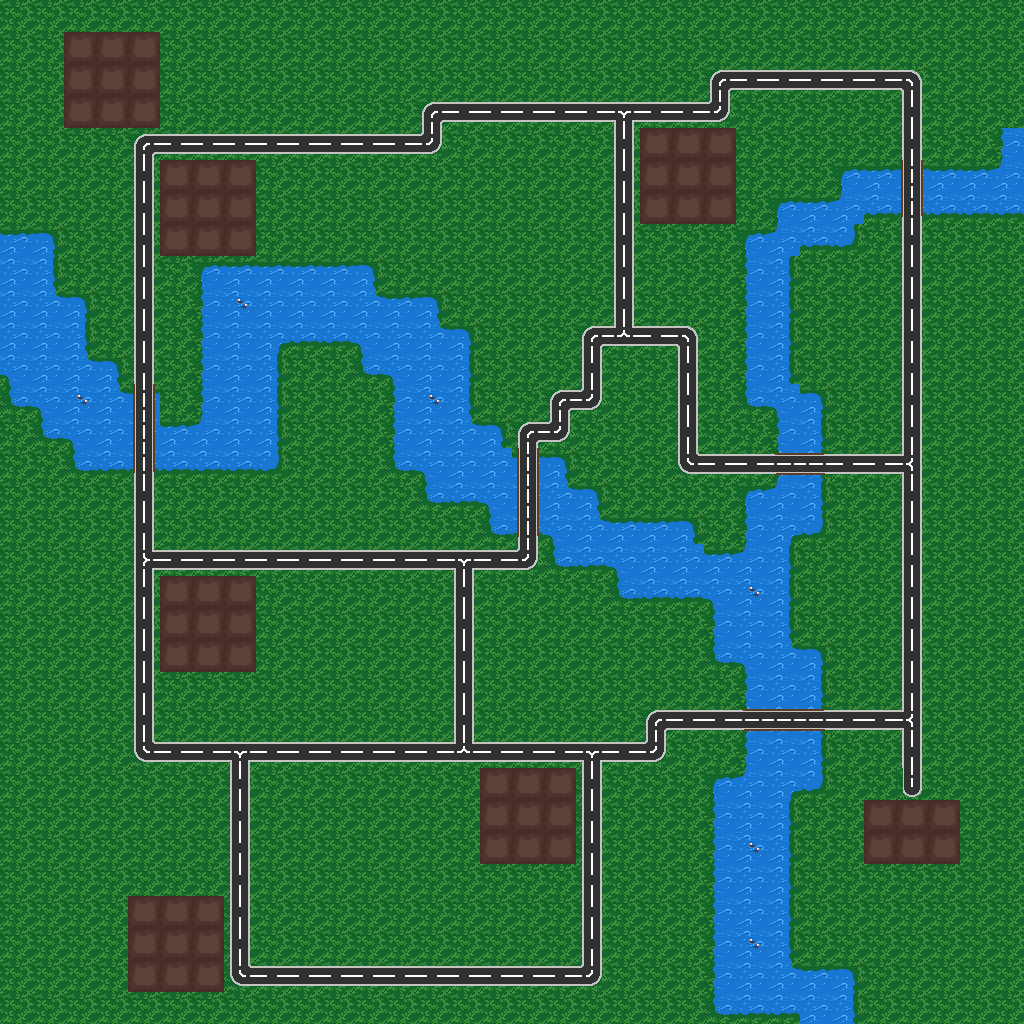

A level layout from a 2D game, rendered from its tile map. Below: a short description, then the map file with tile-grid data replaced by summaries:
An orthogonal 32x32 tile map with 32x32 px tiles, 1 tile layer (Tile Layer 1).

<map version="1.2" tiledversion="1.3.2" orientation="orthogonal" renderorder="right-down" compressionlevel="0" width="32" height="32" tilewidth="32" tileheight="32" infinite="0" nextlayerid="2" nextobjectid="1">
 <tileset firstgid="1" name="Tiles" tilewidth="32" tileheight="32" tilecount="52" columns="13">
  <image source="Tiles.png" width="416" height="128" />
  <tile id="0">
   <properties>
    <property name="blocked" type="bool" value="false" />
    <property name="speedFactor" type="float" value="1" />
   </properties>
  </tile>
  <tile id="1">
   <properties>
    <property name="blocked" type="bool" value="false" />
    <property name="speedFactor" type="float" value="1" />
   </properties>
  </tile>
  <tile id="2">
   <properties>
    <property name="blocked" type="bool" value="false" />
    <property name="speedFactor" type="float" value="1" />
   </properties>
  </tile>
  <tile id="3">
   <properties>
    <property name="blocked" type="bool" value="false" />
    <property name="speedFactor" type="float" value="1" />
   </properties>
  </tile>
  <tile id="4">
   <properties>
    <property name="blocked" type="bool" value="false" />
    <property name="speedFactor" type="float" value="1" />
   </properties>
  </tile>
  <tile id="5">
   <properties>
    <property name="blocked" type="bool" value="false" />
    <property name="speedFactor" type="float" value="1" />
   </properties>
  </tile>
  <tile id="6">
   <properties>
    <property name="blocked" type="bool" value="false" />
    <property name="speedFactor" type="float" value="1" />
   </properties>
  </tile>
  <tile id="7">
   <properties>
    <property name="blocked" type="bool" value="false" />
    <property name="speedFactor" type="float" value="1" />
   </properties>
  </tile>
  <tile id="8">
   <properties>
    <property name="blocked" type="bool" value="false" />
    <property name="speedFactor" type="float" value="1" />
   </properties>
  </tile>
  <tile id="9">
   <properties>
    <property name="blocked" type="bool" value="false" />
    <property name="speedFactor" type="float" value="1" />
   </properties>
  </tile>
  <tile id="10">
   <properties>
    <property name="blocked" type="bool" value="false" />
    <property name="speedFactor" type="float" value="1" />
   </properties>
  </tile>
  <tile id="11">
   <properties>
    <property name="blocked" type="bool" value="false" />
    <property name="speedFactor" type="float" value="1" />
   </properties>
  </tile>
  <tile id="12">
   <properties>
    <property name="blocked" type="bool" value="false" />
    <property name="speedFactor" type="float" value="1" />
   </properties>
  </tile>
  <tile id="13">
   <properties>
    <property name="blocked" type="bool" value="false" />
    <property name="speedFactor" type="float" value="1" />
   </properties>
  </tile>
  <tile id="14">
   <properties>
    <property name="blocked" type="bool" value="false" />
    <property name="speedFactor" type="float" value="1" />
   </properties>
  </tile>
  <tile id="15">
   <properties>
    <property name="blocked" type="bool" value="true" />
    <property name="speedFactor" type="float" value="0" />
   </properties>
  </tile>
  <tile id="16">
   <properties>
    <property name="blocked" type="bool" value="true" />
    <property name="speedFactor" type="float" value="0" />
   </properties>
  </tile>
  <tile id="17">
   <properties>
    <property name="blocked" type="bool" value="true" />
    <property name="speedFactor" type="float" value="0" />
   </properties>
  </tile>
  <tile id="18">
   <properties>
    <property name="blocked" type="bool" value="true" />
    <property name="speedFactor" type="float" value="0" />
   </properties>
  </tile>
  <tile id="19">
   <properties>
    <property name="blocked" type="bool" value="true" />
    <property name="speedFactor" type="float" value="0" />
   </properties>
  </tile>
  <tile id="20">
   <properties>
    <property name="blocked" type="bool" value="true" />
    <property name="speedFactor" type="float" value="0" />
   </properties>
  </tile>
  <tile id="21">
   <properties>
    <property name="blocked" type="bool" value="true" />
    <property name="speedFactor" type="float" value="0" />
   </properties>
  </tile>
  <tile id="22">
   <properties>
    <property name="blocked" type="bool" value="true" />
    <property name="speedFactor" type="float" value="0" />
   </properties>
  </tile>
  <tile id="23">
   <properties>
    <property name="blocked" type="bool" value="true" />
    <property name="speedFactor" type="float" value="0" />
   </properties>
  </tile>
  <tile id="24">
   <properties>
    <property name="blocked" type="bool" value="true" />
    <property name="speedFactor" type="float" value="0" />
   </properties>
  </tile>
  <tile id="25">
   <properties>
    <property name="blocked" type="bool" value="true" />
    <property name="speedFactor" type="float" value="0" />
   </properties>
  </tile>
  <tile id="26">
   <properties>
    <property name="blocked" type="bool" value="true" />
    <property name="speedFactor" type="float" value="0" />
   </properties>
  </tile>
  <tile id="27">
   <properties>
    <property name="blocked" type="bool" value="true" />
    <property name="speedFactor" type="float" value="0" />
   </properties>
  </tile>
  <tile id="28">
   <properties>
    <property name="blocked" type="bool" value="true" />
    <property name="speedFactor" type="float" value="0" />
   </properties>
  </tile>
  <tile id="29">
   <properties>
    <property name="blocked" type="bool" value="true" />
    <property name="speedFactor" type="float" value="0" />
   </properties>
  </tile>
  <tile id="30">
   <properties>
    <property name="blocked" type="bool" value="true" />
    <property name="speedFactor" type="float" value="0" />
   </properties>
  </tile>
  <tile id="31">
   <properties>
    <property name="blocked" type="bool" value="false" />
    <property name="speedFactor" type="float" value="1" />
   </properties>
  </tile>
  <tile id="32">
   <properties>
    <property name="blocked" type="bool" value="false" />
    <property name="speedFactor" type="float" value="1" />
   </properties>
  </tile>
  <tile id="33">
   <properties>
    <property name="blocked" type="bool" value="false" />
    <property name="speedFactor" type="float" value="1" />
   </properties>
  </tile>
  <tile id="34">
   <properties>
    <property name="blocked" type="bool" value="false" />
    <property name="speedFactor" type="float" value="1" />
   </properties>
  </tile>
  <tile id="35">
   <properties>
    <property name="blocked" type="bool" value="false" />
    <property name="speedFactor" type="float" value="1" />
   </properties>
  </tile>
  <tile id="36">
   <properties>
    <property name="blocked" type="bool" value="false" />
    <property name="speedFactor" type="float" value="1" />
   </properties>
  </tile>
  <tile id="37">
   <properties>
    <property name="blocked" type="bool" value="false" />
    <property name="speedFactor" type="float" value="1" />
   </properties>
  </tile>
  <tile id="38">
   <properties>
    <property name="blocked" type="bool" value="false" />
    <property name="speedFactor" type="float" value="0.25" />
   </properties>
  </tile>
 </tileset>
 <layer id="1" name="Tile Layer 1" width="32" height="32">
  <data>[1024 cells, 1024 non-empty, 34 distinct tile ids]</data>
 </layer>
</map>